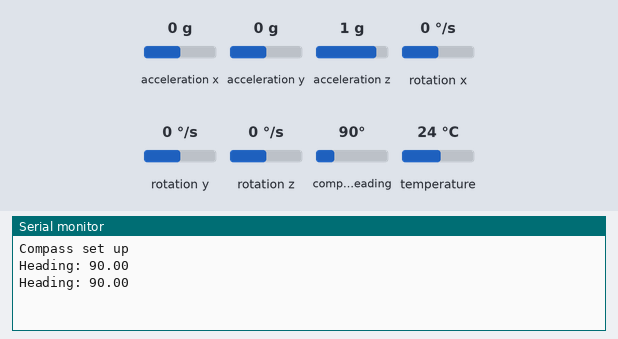
A sketch run on a simulated Arduino Uno, built with avr-gcc and run on an emulated ATmega328P. Shown: the last lines printed to the serial monitor. The test bench sets the inputs (shaded band); at power-on: compass heading 90°, acceleration x 0 g, acceleration y 0 g, acceleration z 1 g, rotation x 0 °/s, rotation y 0 °/s, rotation z 0 °/s, temperature 24 °C.

Above: at 1.8 s.
1.9 s: compass heading set to 7°
At 2.8 s:
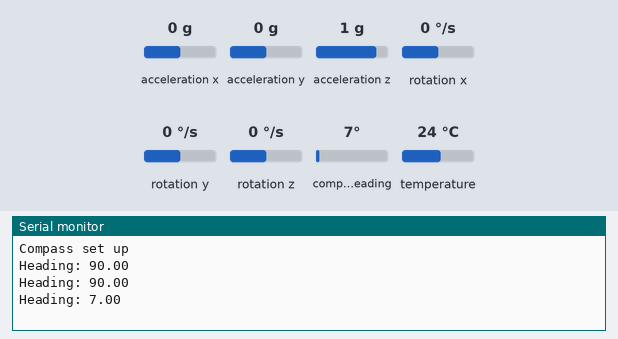
3.4 s: compass heading set to 180°
At 4.8 s:
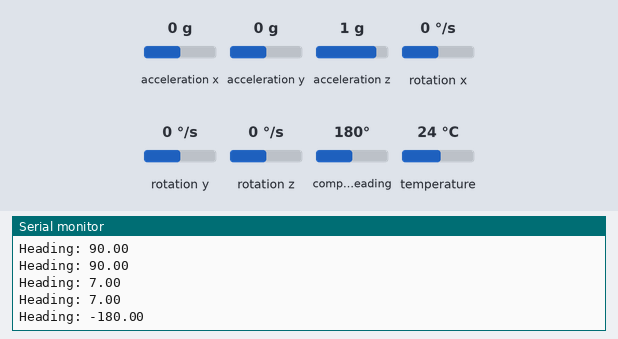
Timing chart, 0 to 6.4 s (numbered marks = the images above; inputs shaded):
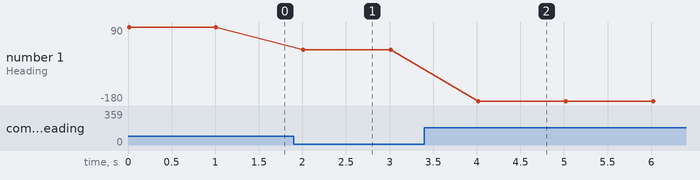

The sketch:

Compass.h.ino
```cpp
#include <Wire.h>
#include <SPI.h>
#include <SoftwareSerial.h>

// Compass
#include <Adafruit_LSM9DS1.h>
#include <Adafruit_Sensor.h>

Adafruit_LSM9DS1 compass = Adafruit_LSM9DS1();                   // Compass

void setupCompass();
float getHeading();

void setup() {
  Serial.begin(9600);
  setupCompass();
}

void loop() {
  // Compass - Get Heading Angle
  float heading = getHeading();
  Serial.print("Heading: "); Serial.println(heading);

  delay(1000);
}

// Defined functions
void setupCompass() {
  compass.begin();

  // 1.) Set the accelerometer range
  compass.setupAccel(compass.LSM9DS1_ACCELRANGE_2G);

  // 2.) Set the magnetometer sensitivity
  compass.setupMag(compass.LSM9DS1_MAGGAIN_4GAUSS);

  // 3.) Setup the gyroscope
  compass.setupGyro(compass.LSM9DS1_GYROSCALE_245DPS);

  Serial.println("Compass set up");
}

float getHeading() {
    compass.read();
    sensors_event_t a, m, g, temp;
    compass.getEvent(&a, &m, &g, &temp);

    float x, y, z, heading;
    x = m.magnetic.x;
    y = m.magnetic.y;
    z = m.magnetic.z;

//    Serial.print(x); Serial.print(", "); Serial.print(y); Serial.print(", "); Serial.println(z);

//
//    if (y > 0) {
//        heading = 90 - atan2(m.magnetic.x, m.magnetic.y) * 180 / PI;
//    } else if (y < 0) {
//        heading = 270 - atan2(m.magnetic.x, m.magnetic.y) * 180 / PI;
//    } else if (y == 0) {
//        if (x < 0) {
//            heading = 180;
//        } else if (x > 0) {
//            heading = 0;
//        }
//    }

    heading = atan2(m.magnetic.y, m.magnetic.x) * 180 / PI;
//    heading += 13; // -13 is declination angle in New York

    return heading;
}
```

Measured:
- after the input at 1.9 s, the serial monitor: prints a new line after 0.11 s (image 1)
- after the input at 3.4 s, the serial monitor: prints a new line after 0.62 s (image 2)
- plotted number 1: 90 → 7 after the input at 1.9 s, 7 → -180 after the input at 3.4 s
